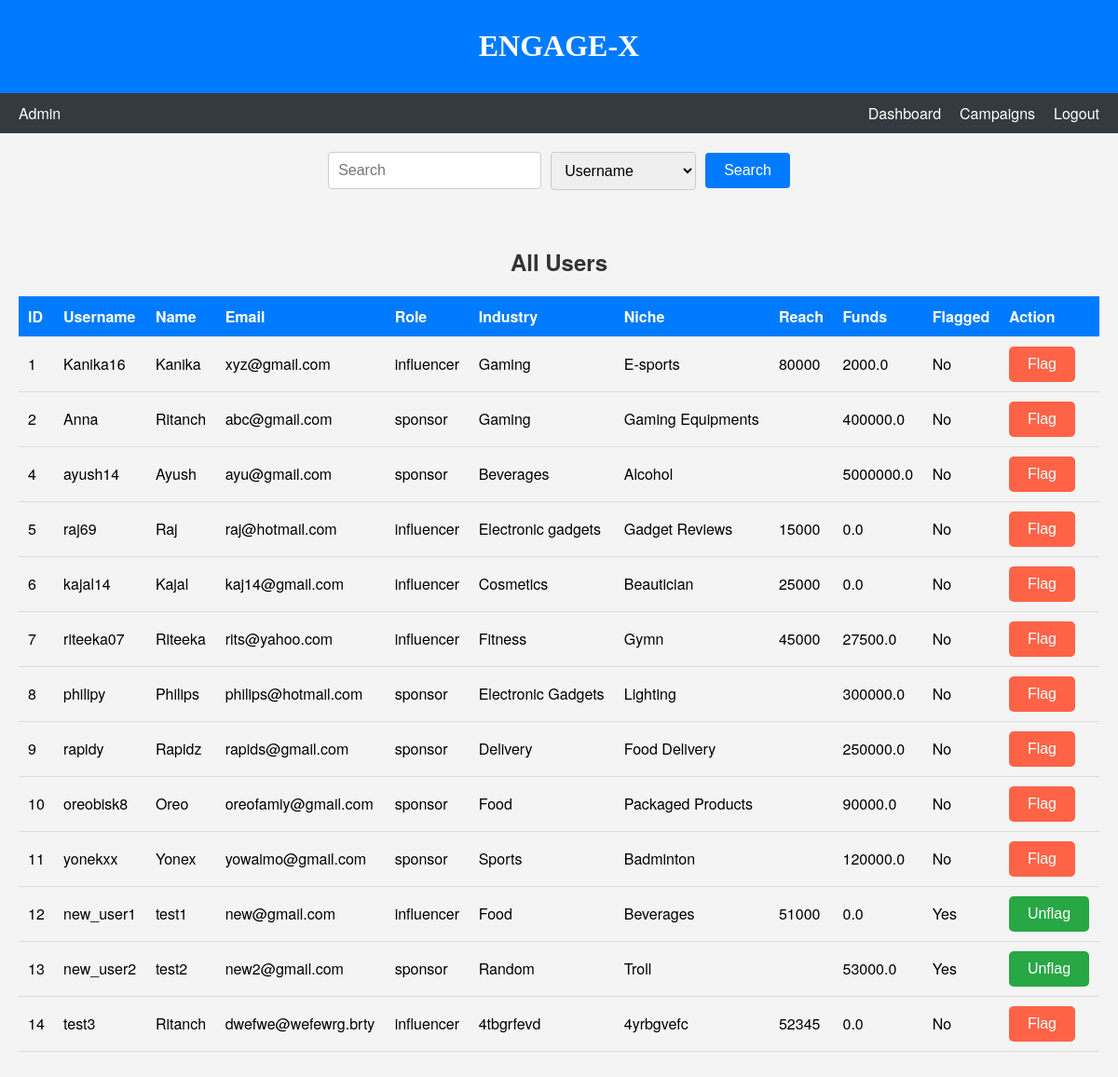
The page /show_users/all on the database its author committed.
### models.py (models this page shows, shortened)
class User(db.Model):
    __tablename__ = "user"
    id = db.Column(db.Integer, primary_key=True, autoincrement=True)
    username = db.Column(db.String, nullable=False)
    email = db.Column(db.String, nullable=False)
    role = db.Column(db.String, nullable=False) # admin , sponsor or influencer
    password = db.Column(db.String, nullable=False)
    is_flagged = db.Column(db.Boolean, default=False, nullable=False)  # New attribute for flagging users
    profile = db.relationship('Profile', back_populates='user', uselist=False)
    campaigns = db.relationship('Campaign', back_populates='sponsor')
    ad_requests = db.relationship('AdRequest', back_populates='influencer')

class Profile(db.Model):
    __tablename__ = "profile"
    id = db.Column(db.Integer, primary_key=True, autoincrement=True)
    user_id = db.Column(db.Integer, db.ForeignKey("user.id"), nullable=False)
    name = db.Column(db.String, nullable=False)
    industry = db.Column(db.String)
    niche = db.Column(db.String)
    reach = db.Column(db.Integer)
    funds = db.Column(db.Float)
    user = db.relationship('User', back_populates='profile')

### app.py (the view, shortened to what this page needs)
@app.route('/show_users/<type>', methods=['GET', 'POST'])
def show_users(type):
    if type == 'all':
        users = User.query.filter(User.role != 'admin').all()
    elif type == 'influencers':
        users = User.query.filter(User.role == 'influencer').all()
    elif type == 'sponsors':
        users = User.query.filter(User.role == 'sponsor').all()
    elif type == 'flagged':
        users = User.query.filter(User.is_flagged == True).all()
    return rt('users.html', users=users, type=type)

### templates/users.html (shortened to what this page needs)
<!DOCTYPE html>
<html lang="en">
<head>
    <link rel="stylesheet" href="{{ url_for('static', filename='css/admin_dashboard.css') }}">
</head>
<body>
    <header>
        <h1>ENGAGE-X</h1>
    </header>
    <nav class="navbar">
        <div class="navbar-left">
            <span>Admin</span>
        </div>
        <div class="navbar-right">
            <a href="{{ url_for('admin_dashboard') }}">Dashboard</a>
            <a href="{{ url_for('show_campaigns', type='all') }}">Campaigns</a>
            <a href="{{ url_for('logout') }}">Logout</a>
        </div>
    </nav>
    <div id="search-bar" class="search-bar">
        <form action="{{ url_for('search_admin') }}" method="POST">
            <input type="text" name="search-input" placeholder="Search" id="search-input">
            <select name="tag" id="tag">
                <option value="username">Username</option>
            </select>
            <button id="search-button">Search</button>
        </form>
    </div>
    <section id="users-section">
        <h2>{{ type|capitalize }} Users</h2>
        <table>
            <thead>
                <tr>
                    <th>ID</th>
                    <th>Username</th>
                    <th>Name</th>
                    <th>Email</th>
                    <th>Role</th>
                    <th>Industry</th>
                    <th>Niche</th>
                    <th>Reach</th>
                    <th>Funds</th>
                    <th>Flagged</th>
                    <th>Action</th>
                </tr>
            </thead>
            <tbody>
                {% for user in users %}
                <tr>
                    <td>{{ user.id }}</td>
                    <td>{{ user.username }}</td>
                    <td>{{ user.profile.name }}</td>
                    <td>{{ user.email }}</td>
                    <td>{{ user.role }}</td>
                    <td>{{ user.profile.industry }}</td>
                    <td>{{ user.profile.niche }}</td>
                    <td>{{ user.profile.reach }}</td>
                    <td>{{ user.profile.funds }}</td>
                    <td>{{ 'Yes' if user.is_flagged else 'No' }}</td>
                    <td>
                        <form action="{{ url_for('show_users', type=type) }}" method="post">
                            {% if user.is_flagged %}
                                <button type="submit" name="action" value="unflag" class="unflag-button">Unflag</button>
                            {% else %}
                                <button type="submit" name="action" value="flag" class="flag-button">Flag</button>
                            {% endif %}
                        </form>
                    </td>
                </tr>
                {% endfor %}
            </tbody>
        </table>
    </section>
</body>
</html>

### static/css/admin_dashboard.css (style rules this page uses)
body { font-family: 'Helvetica Neue', sans-serif; margin: 0; padding: 0; background-color: #f4f4f4; }
header { font-family: stylish; background-color: #007bff; color: white; padding: 10px 20px; text-align: center; }
.navbar { display: flex; justify-content: space-between; background-color: #343a40; color: white; padding: 10px 20px; }
.navbar-left { display: flex; align-items: center; }
.navbar-right { display: flex; align-items: center; }
.navbar-right a { color: white; text-decoration: none; margin-left: 20px; }
.search-bar { margin: 20px; display: flex; justify-content: center; align-items: center; }
.search-bar form { display: flex; align-items: center; }
#search-input { padding: 10px; font-size: 16px; border: 1px solid #ccc; border-radius: 4px; margin-right: 10px; }
#tag { padding: 10px; font-size: 16px; border: 1px solid #ccc; border-radius: 4px; margin-right: 10px; }
#search-button { padding: 10px 20px; font-size: 16px; background-color: #007bff; color: white; border: none; border-radius: 4px; cursor: pointer; }
#users-section { padding: 20px; text-align: center; }
#users-section h2 { color: #333; margin-bottom: 20px; }
#users-section table { width: 100%; border-collapse: collapse; margin: 20px 0; }
#users-section th, #users-section td { padding: 10px; text-align: left; border-bottom: 1px solid #ddd; }
#users-section th { background-color: #007bff; color: white; }
.flag-button, .unflag-button { padding: 10px 20px; font-size: 16px; border: none; border-radius: 5px; cursor: pointer; }
.flag-button { background-color: #FF6347; color: white; }
.unflag-button { background-color: #28a745; color: white; }

### rows shown on the page
User: id "1", username "Kanika16", profile.name "Kanika", email "xyz@gmail.com", role "influencer", profile.industry "Gaming", profile.niche "E-sports", profile.reach "80000", profile.funds "2000.0", is_flagged "No", shows "Flag"
User: id "2", username "Anna", profile.name "Ritanch", email "abc@gmail.com", role "sponsor", profile.industry "Gaming", profile.niche "Gaming Equipments", profile.funds "400000.0", is_flagged "No", shows "Flag"
User: id "4", username "ayush14", profile.name "Ayush", email "ayu@gmail.com", role "sponsor", profile.industry "Beverages", profile.niche "Alcohol", profile.funds "5000000.0", is_flagged "No", shows "Flag"
User: id "5", username "raj69", profile.name "Raj", email "raj@hotmail.com", role "influencer", profile.industry "Electronic gadgets", profile.niche "Gadget Reviews", profile.reach "15000", profile.funds "0.0", is_flagged "No", shows "Flag"
User: id "6", username "kajal14", profile.name "Kajal", email "kaj14@gmail.com", role "influencer", profile.industry "Cosmetics", profile.niche "Beautician", profile.reach "25000", profile.funds "0.0", is_flagged "No", shows "Flag"
User: id "7", username "riteeka07", profile.name "Riteeka", email "rits@yahoo.com", role "influencer", profile.industry "Fitness", profile.niche "Gymn", profile.reach "45000", profile.funds "27500.0", is_flagged "No", shows "Flag"
User: id "8", username "philipy", profile.name "Philips", email "philips@hotmail.com", role "sponsor", profile.industry "Electronic Gadgets", profile.niche "Lighting", profile.funds "300000.0", is_flagged "No", shows "Flag"
User: id "9", username "rapidy", profile.name "Rapidz", email "rapids@gmail.com", role "sponsor", profile.industry "Delivery", profile.niche "Food Delivery", profile.funds "250000.0", is_flagged "No", shows "Flag"
User: id "10", username "oreobisk8", profile.name "Oreo", email "oreofamiy@gmail.com", role "sponsor", profile.industry "Food", profile.niche "Packaged Products", profile.funds "90000.0", is_flagged "No", shows "Flag"
User: id "11", username "yonekxx", profile.name "Yonex", email "yowaimo@gmail.com", role "sponsor", profile.industry "Sports", profile.niche "Badminton", profile.funds "120000.0", is_flagged "No", shows "Flag"
User: id "12", username "new_user1", profile.name "test1", email "new@gmail.com", role "influencer", profile.industry "Food", profile.niche "Beverages", profile.reach "51000", profile.funds "0.0", is_flagged "Yes", shows "Unflag"
User: id "13", username "new_user2", profile.name "test2", email "new2@gmail.com", role "sponsor", profile.industry "Random", profile.niche "Troll", profile.funds "53000.0", is_flagged "Yes", shows "Unflag"
User: id "14", username "test3", profile.name "Ritanch", email "dwefwe@wefewrg.brty", role "influencer", profile.industry "4tbgrfevd", profile.niche "4yrbgvefc", profile.reach "52345", profile.funds "0.0", is_flagged "No", shows "Flag"

### other values the page prints
{{ type|capitalize }} "All"
